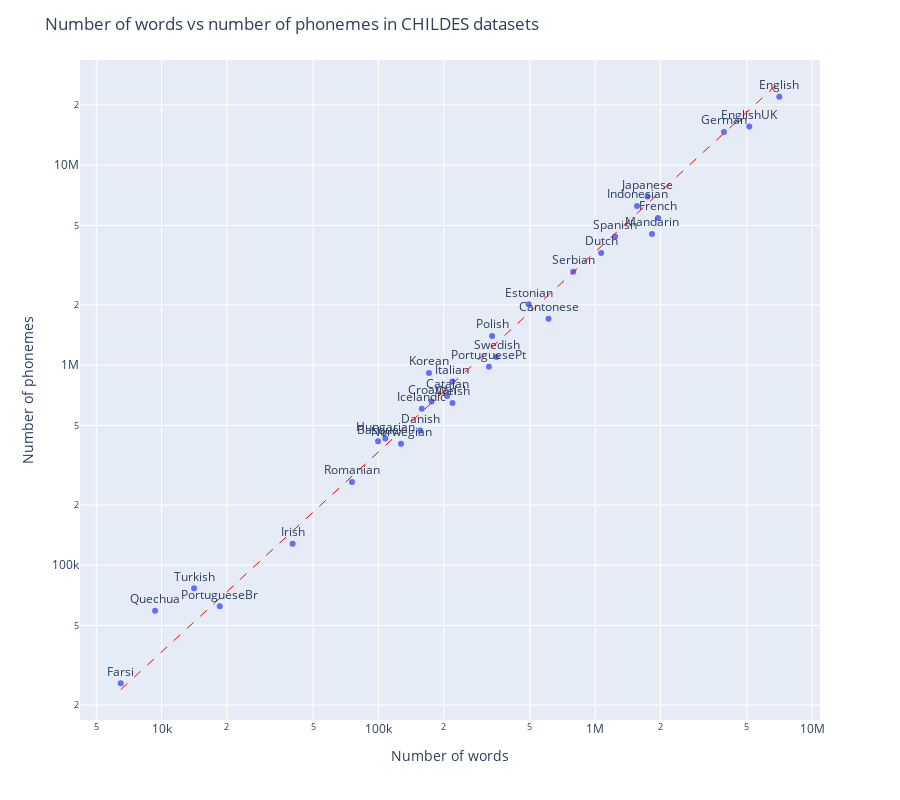

This figure's notebook cell:
### Code cell
gradient = properties['n_phonemes'] / properties['n_words']
gradient = gradient.mean()
min_words = properties['n_words'].min()
max_words = properties['n_words'].max()

# Plot number of words against number of phonemes, with language name next to each point
fig = px.scatter(properties, x='n_words', y='n_phonemes', text=properties.language)
fig.update_traces(textposition='top center')
fig.update_layout(title='Number of words vs number of phonemes in CHILDES datasets',
                  xaxis_title='Number of words',
                  yaxis_title='Number of phonemes',
                  xaxis_type='log',
                  yaxis_type='log',
                  height=800)
fig.add_shape(type='line',
                x0=min_words,
                y0=min_words * gradient,
                x1=max_words,
                y1=max_words * gradient,
                line=dict(color='red', dash='dash', width=1))
fig.show()

# plotnine version

p = (p9.ggplot(properties.reset_index(), p9.aes(x='n_words', y='n_phonemes', label='language'))
        + p9.geom_point()
        + p9.geom_text(size=8, nudge_y=0.1)
        + p9.geom_smooth(method='lm')
        + p9.scale_x_log10()
        + p9.scale_y_log10()
        + p9.theme(figure_size=(12, 8))
        + p9.ggtitle('Number of words vs number of phonemes in CHILDES datasets')
        + p9.xlab('Number of words')
        + p9.ylab('Number of phonemes')
    )

p.show()

### Figure 1 — Plotly figure (JSON) as saved in the notebook; plotly's stock layout.template omitted (floating-point values rounded to 4 significant figures)
{"data": [{"hovertemplate": "n_words=%{x}<br>n_phonemes=%{y}<br>language=%{text}<extra></extra>", "legendgroup": "", "marker": {"color": "#636efa", "symbol": "circle"}, "mode": "markers+text", "name": "", "orientation": "v", "showlegend": false, "text": ["English", "EnglishUK", "French", "German", "Spanish", "Dutch", "Mandarin", "Japanese", "Cantonese", "Estonian", "Croatian", "Danish", "Basque", "Hungarian", "Turkish", "Farsi", "Icelandic", "Indonesian", "Irish", "Welsh", "Korean", "Swedish", "Norwegian", "Quechua", "Catalan", "Italian", "PortuguesePt", "PortugueseBr", "Romanian", "Serbian", "Polish"], "textposition": "top center", "type": "scatter", "x": [7054084, 5128944, 1949028, 3922001, 1235144, 1064685, 1826026, 1741831, 608834, 492859, 175837, 155789, 99639, 107615, 14125, 6485, 158522, 1558119, 40221, 219715, 171073, 350777, 127150, 9336, 207517, 219361, 323420, 18550, 75540, 791663, 334483], "xaxis": "x", "y": [21975061, 15585419, 5447197, 14651392, 4398738, 3638849, 4530174, 6972212, 1708570, 2015640, 659134, 471321, 416371, 430428, 76683, 25692, 604678, 6250071, 127922, 647596, 914073, 1098891, 404627, 59152, 700914, 829739, 981485, 62305, 260826, 2933309, 1400169], "yaxis": "y"}], "layout": {"height": 800, "legend": {"tracegroupgap": 0}, "margin": {"t": 60}, "shapes": [{"line": {"color": "red", "dash": "dash", "width": 1}, "type": "line", "x0": 6485, "x1": 7054084, "y0": 23900.0, "y1": 25990000.0}], "title": {"text": "Number of words vs number of phonemes in CHILDES datasets"}, "xaxis": {"anchor": "y", "domain": [0, 1], "title": {"text": "Number of words"}, "type": "log"}, "yaxis": {"anchor": "x", "domain": [0, 1], "title": {"text": "Number of phonemes"}, "type": "log"}}}
